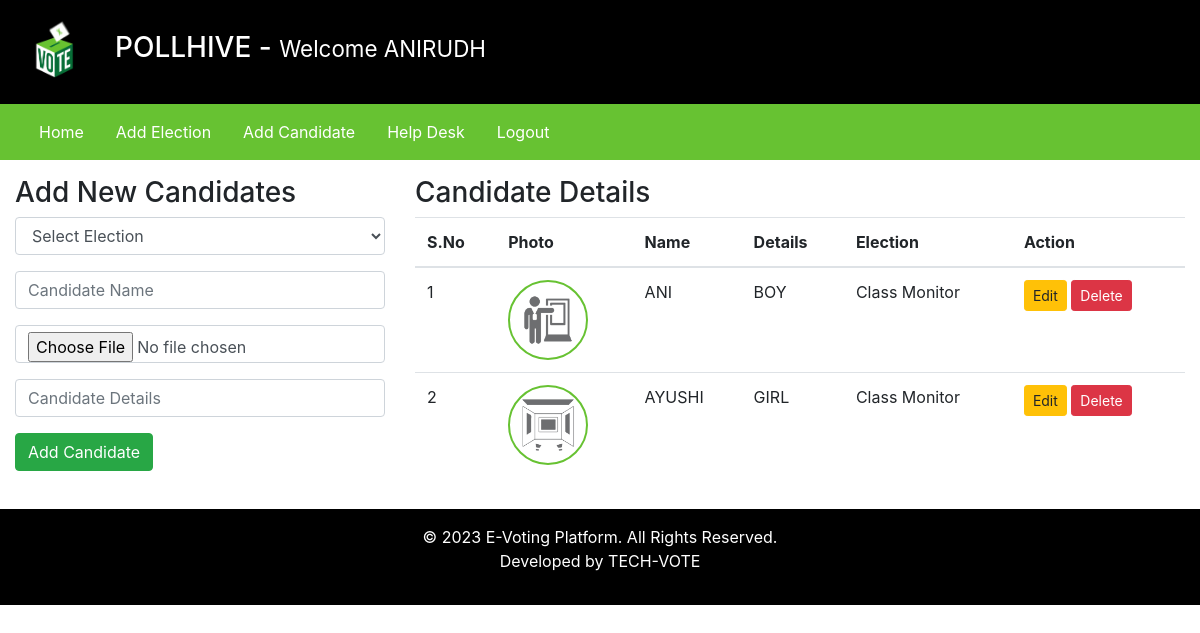
Screenshot of /admin/index.php?addCandidatePage=1 (signed in) with the database file from the repository.
### tables this page shows
CREATE TABLE `candidate_details` (
  `id` int(11) NOT NULL,
  `election_id` int(11) DEFAULT NULL,
  `candidate_name` varchar(255) DEFAULT NULL,
  `candidate_details` text DEFAULT NULL,
  `candidate_photo` text DEFAULT NULL,
  `inserted_by` varchar(255) DEFAULT NULL,
  `inserted_on` date DEFAULT NULL
);

CREATE TABLE `elections` (
  `id` int(11) NOT NULL,
  `election_topic` varchar(255) DEFAULT NULL,
  `no_of_candidates` int(11) DEFAULT NULL,
  `starting_date` date DEFAULT NULL,
  `ending_date` date DEFAULT NULL,
  `status` varchar(45) DEFAULT NULL,
  `inserted_by` varchar(255) DEFAULT NULL,
  `inserted_on` date DEFAULT NULL
);

### admin/inc/add_candidates.php (the view, shortened to what this page needs)
<div class="row my-3">
    <div class="col-4">
        <h3>Add New Candidates</h3>
        <form method="POST" enctype="multipart/form-data">
            <div class="form-group">
                <select class="form-control" name="election_id" required>
                    <option value=""> Select Election </option>
                </select>
            </div>
            <div class="form-group">
                <input type="text" name="candidate_name" placeholder="Candidate Name" class="form-control" required />
            </div>
            <div class="form-group">
                <input type="file" name="candidate_photo" class="form-control" required />
            </div>
            <div class="form-group">
                <input type="text" name="candidate_details" placeholder="Candidate Details" class="form-control" required />
            </div>
            <input type="submit" value="Add Candidate" name="addCandidateBtn" class="btn btn-success" />
        </form>
    </div>
    <div class="col-8">
        <h3>Candidate Details</h3>
        <table class="table">
            <thead>
                <tr>
                    <th scope="col">S.No</th>
                    <th scope="col">Photo</th>
                    <th scope="col">Name</th>
                    <th scope="col">Details</th>
                    <th scope="col">Election</th>
                    <th scope="col">Action </th>
                </tr>
            </thead>
            <tbody>
                <?php
                    $fetchingData = mysqli_query($db, "SELECT * FROM candidate_details") or die(mysqli_error($db));
                    $isAnyCandidateAdded = mysqli_num_rows($fetchingData);
                    if($isAnyCandidateAdded > 0)
                    {
                        $sno = 1;
                        while($row = mysqli_fetch_assoc($fetchingData))
                        {
                            $election_id = $row['election_id'];
                            $fetchingElectionName = mysqli_query($db, "SELECT * FROM elections WHERE id = '". $election_id ."'") or die(mysqli_error($db));
                            $execFetchingElectionNameQuery = mysqli_fetch_assoc($fetchingElectionName);
                            $election_name = $execFetchingElectionNameQuery['election_topic'];
                            $candidate_photo = $row['candidate_photo'];
                ?>
                            <tr>
                                <td><?php echo $sno++; ?></td>
                                <td> <img src="<?php echo $candidate_photo; ?>" class="candidate_photo" />    </td>
                                <td><?php echo $row['candidate_name']; ?></td>
                                <td><?php echo $row['candidate_details']; ?></td>
                                <td><?php echo $election_name; ?></td>
                                <td>
                                    <a href="#" class="btn btn-sm btn-warning"> Edit </a>
                                    <a href="#" class="btn btn-sm btn-danger"> Delete </a>
                                </td>
                            </tr>
                <?php
                        }
                    }else {
            ?>
                        <tr>
                            <td colspan="7"> No any candidate is added yet. </td>
                        </tr>
            <?php
                    }
                ?>
            </tbody>
        </table>
    </div>
</div>

### assets/css/style.css (style rules this page uses)
.candidate_photo { width: 80px; height: 80px; border: 2px solid #67C232; border-radius: 100%; }

### rows the page displays
candidate_details: candidate_photo (picture), candidate_name "ANI", candidate_details "BOY", election.election_topic "Class Monitor"
candidate_details: candidate_photo (picture), candidate_name "AYUSHI", candidate_details "GIRL", election.election_topic "Class Monitor"

### other values shown
$_SESSION['username'] "ANIRUDH"
